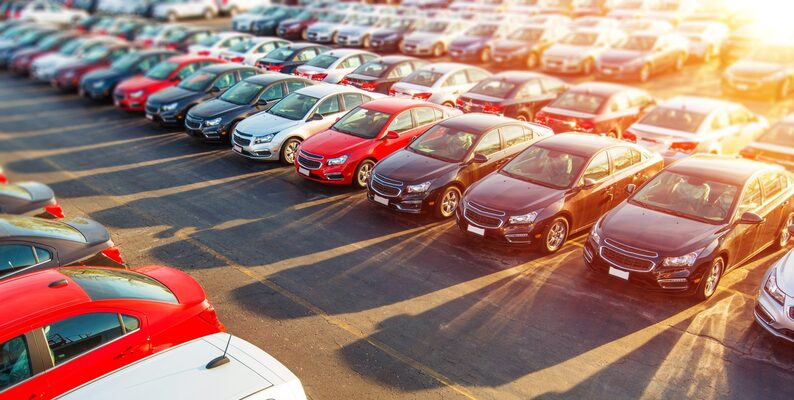
#> input picture Feb 2026/ultralytics-yolo-main/1 jpeg image.jpeg, 794 x 400 px, given in place of the camera
$ python app.py
#> lines starting #> are read from the running program, lines starting #| are printed output that depends on the picture; after the words box and inside, x2 and y2 are one past the last pixel; in counts of white or black regions, pixels touching at a corner belong together
import cv2
import numpy as np

cap = cv2.VideoCapture(0)

while True:
    _, frame = cap.read()
#> frame is the input picture: shape (400, 794, 3); mean B, G, R 115, 126.2, 159.9
    hsv_frame = cv2.cvtColor(frame, cv2.COLOR_BGR2HSV)
#> hsv_frame: shape (400, 794, 3); mean H, S, V 64.6, 87, 165.6

    # Red color
    low_red = np.array([0, 42, 0]) # lowest hue would be - 161,155,84( how do i found this i tested before and found this)
    high_red = np.array([179, 255, 255])
    #mask = cv2.inRange(hsv_frame, low_red, high_red)

    red_mask = cv2.inRange(hsv_frame, low_red, high_red) #we create maskk on hsv frame and then low red or high red
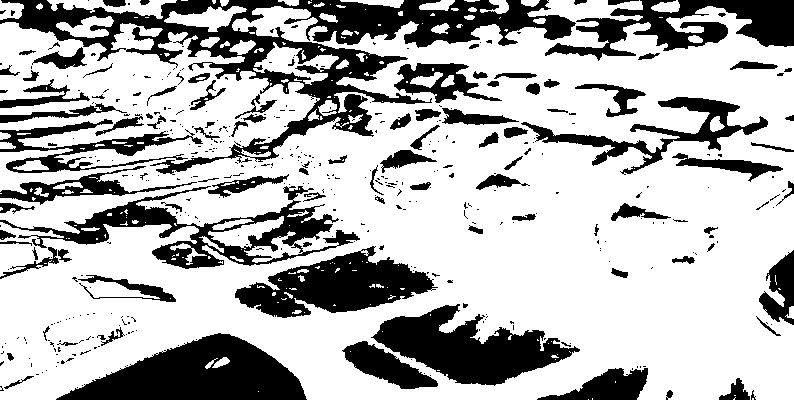
#> red_mask: shape (400, 794); 70.9% white; 426 black regions (320 under 20 px), largest, box (x1, y1, x2, y2) and area: (0, 0, 576, 175) 21998, (56, 333, 307, 400) 9825, (371, 304, 580, 386) 8231
    red = cv2.bitwise_and(frame, frame, mask=red_mask)
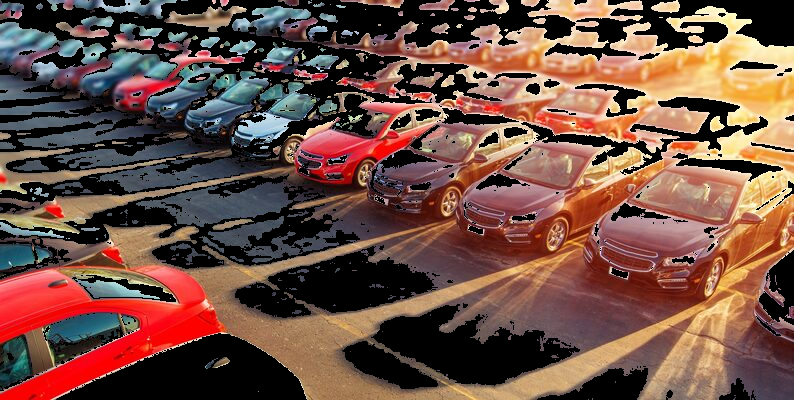
#> red: shape (400, 794, 3); mean B, G, R 68.3, 79.3, 112

    cv2.imshow("Frame", frame)
    #cv2.imshow('Red mask', mask)
    cv2.imshow('Red', red)

    key = cv2.waitKey(1)
#> (key Esc is pressed here)
    if key ==27:
        break
